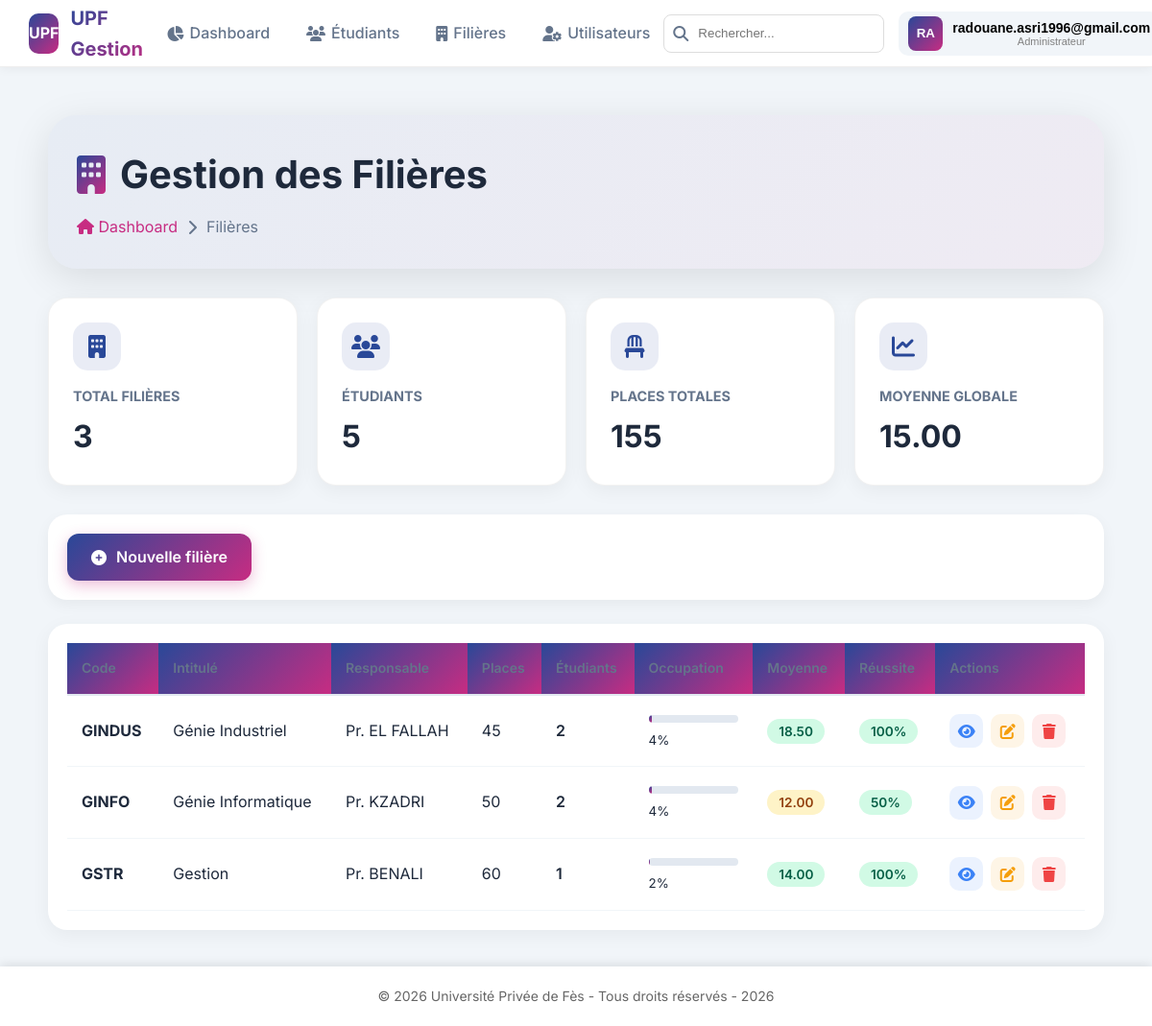
/admin/filieres/liste.php (signed in), run on the app's committed database.
### tables this page shows
CREATE TABLE `filieres` (
  `CodeF` varchar(10) NOT NULL,
  `IntituleF` varchar(100) NOT NULL,
  `responsable` varchar(100) DEFAULT NULL,
  `nbPlaces` int(11) DEFAULT NULL,
  `created_at` datetime NOT NULL
);

### admin/filieres/liste.php (the view, shortened to what this page needs)
<?php
require_once '../../includes/header.php';
$pdo = getConnexion();
$sql = "SELECT f.*,
               COUNT(e.Code) as nb_etudiants,
               AVG(e.FNote) as moyenne_filiere,
               SUM(CASE WHEN e.FNote >= 10 THEN 1 ELSE 0 END) as nb_reussite
        FROM filieres f
        LEFT JOIN etudiants e ON f.CodeF = e.Filiere
        GROUP BY f.CodeF
        ORDER BY f.CodeF";
$filieres = $pdo->query($sql)->fetchAll();
$stats = [
    'total' => count($filieres),
    'total_etudiants' => $pdo->query("SELECT COUNT(*) FROM etudiants")->fetchColumn(),
    'places_dispo' => array_sum(array_column($filieres, 'nbPlaces')),
    'moyenne_globale' => $pdo->query("SELECT AVG(FNote) FROM etudiants WHERE FNote IS NOT NULL")->fetchColumn()
];
?>
<div class="filieres-page">
    <div class="page-header">
        <h1>
            <i class="fas fa-building"></i>
            Gestion des Filières
        </h1>
        <div class="breadcrumb">
            <a href="../dashboard.php"><i class="fas fa-home"></i> Dashboard</a>
            <i class="fas fa-chevron-right"></i>
            <span>Filières</span>
        </div>
    </div>
    <div class="stats-grid">
        <div class="stat-card">
            <div class="stat-icon">
                <i class="fas fa-building"></i>
            </div>
            <div class="stat-content">
                <h3>Total filières</h3>
                <div class="stat-number"><?php echo $stats['total']; ?></div>
            </div>
        </div>
        <div class="stat-card">
            <div class="stat-icon">
                <i class="fas fa-users"></i>
            </div>
            <div class="stat-content">
                <h3>Étudiants</h3>
                <div class="stat-number"><?php echo $stats['total_etudiants']; ?></div>
            </div>
        </div>
        <div class="stat-card">
            <div class="stat-icon">
                <i class="fas fa-chair"></i>
            </div>
            <div class="stat-content">
                <h3>Places totales</h3>
                <div class="stat-number"><?php echo $stats['places_dispo'] ?: 'N/A'; ?></div>
            </div>
        </div>
        <div class="stat-card">
            <div class="stat-icon">
                <i class="fas fa-chart-line"></i>
            </div>
            <div class="stat-content">
                <h3>Moyenne globale</h3>
                <div class="stat-number"><?php echo number_format($stats['moyenne_globale'] ?? 0, 2); ?></div>
            </div>
        </div>
    </div>
    <div class="toolbar">
        <a href="ajouter.php" class="btn-add">
            <i class="fas fa-plus-circle"></i>
            Nouvelle filière
        </a>
    </div>
    <div class="table-container">
        <table class="filieres-table">
            <thead>
                <tr>
                    <th>Code</th>
                    <th>Intitulé</th>
                    <th>Responsable</th>
                    <th>Places</th>
                    <th>Étudiants</th>
                    <th>Occupation</th>
                    <th>Moyenne</th>
                    <th>Réussite</th>
                    <th>Actions</th>
                </tr>
            </thead>
            <tbody>
                <?php if (count($filieres) > 0): ?>
                    <?php foreach ($filieres as $f):
                        $pourcentage = $f['nbPlaces'] > 0 ? round(($f['nb_etudiants'] / $f['nbPlaces']) * 100) : 0;
                        $taux_reussite = $f['nb_etudiants'] > 0 ? round(($f['nb_reussite'] / $f['nb_etudiants']) * 100) : 0;
                    ?>
                        <tr>
                            <td><strong><?php echo $f['CodeF']; ?></strong></td>
                            <td><?php echo htmlspecialchars($f['IntituleF']); ?></td>
                            <td><?php echo htmlspecialchars($f['responsable'] ?? 'Non défini'); ?></td>
                            <td><?php echo $f['nbPlaces'] ?? 'N/A'; ?></td>
                            <td>
                                <span style="font-weight: 600;"><?php echo $f['nb_etudiants']; ?></span>
                            </td>
                            <td style="min-width: 120px;">
                                <div class="progress-bar">
                                    <div class="progress-fill" style="width: <?php echo $pourcentage; ?>%;"></div>
                                </div>
                                <small><?php echo $pourcentage; ?>%</small>
                            </td>
                            <td>
                                <?php if ($f['moyenne_filiere']): ?>
                                    <span class="badge <?php
                                        echo $f['moyenne_filiere'] >= 14 ? 'badge-success' :
                                            ($f['moyenne_filiere'] >= 10 ? 'badge-warning' : 'badge-danger');
                                    ?>">
                                        <?php echo number_format($f['moyenne_filiere'], 2); ?>
                                    </span>
                                <?php else: ?>
                                    <span style="color: var(--gray);">-</span>
                                <?php endif; ?>
                            </td>
                            <td>
                                <?php if ($taux_reussite > 0): ?>
                                    <span class="badge badge-success">
                                        <?php echo $taux_reussite; ?>%
                                    </span>
                                <?php else: ?>
                                    <span style="color: var(--gray);">-</span>
                                <?php endif; ?>
                            </td>
                            <td>
                                <div class="actions">
                                    <a href="voir.php?code=<?php echo $f['CodeF']; ?>" class="action-btn view" title="Voir détails">
                                        <i class="fas fa-eye"></i>
                                    </a>
                                    <a href="modifier.php?code=<?php echo $f['CodeF']; ?>" class="action-btn edit" title="Modifier">
                                        <i class="fas fa-edit"></i>
                                    </a>
                                    <a href="supprimer.php?code=<?php echo $f['CodeF']; ?>" class="action-btn delete" title="Supprimer" onclick="return confirm('Supprimer cette filière ? Les étudiants seront dissociés.')">
                                        <i class="fas fa-trash"></i>
                                    </a>
                                </div>
                            </td>
                        </tr>
                    <?php endforeach; ?>
                <?php endif; ?>
            </tbody>
        </table>
    </div>
</div>
<?php require_once '../../includes/footer.php'; ?>

### assets/style.css (style rules this page uses)
:root { --upf-blue: #294898; --upf-pink: #C72C82; --upf-gray: #f5f5f5; --white: #ffffff; --dark: #333333; --success: #28a745; --danger: #dc3545; --warning: #ffc107; --info: #17a2b8; }
* { margin: 0; padding: 0; box-sizing: border-box; }
body { font-family: 'Segoe UI', Tahoma, Geneva, Verdana, sans-serif; background: linear-gradient(135deg, var(--upf-blue) 0%, var(--upf-pink) 100%); min-height: 100vh; line-height: 1.6; }
.table-container { background: var(--white); border-radius: 10px; padding: 20px; box-shadow: 0 5px 20px rgba(0, 0, 0, 0.1); overflow-x: auto; }
table { width: 100%; border-collapse: collapse; }
th { background: linear-gradient(135deg, var(--upf-blue), var(--upf-pink)); color: white; padding: 12px; font-size: 14px; text-align: left; }
td { padding: 12px; border-bottom: 1px solid #eee; }

### includes/header.php (style rules this page uses)
:root { --upf-blue:#294898; --upf-pink:#C72C82; --gradient:linear-gradient(135deg,var(--upf-blue),var(--upf-pink)); --dark:#1e293b; --gray:#64748b; --light:#f8fafc; --danger:#ef4444; --header-height:70px; }
* { margin:0; padding:0; box-sizing:border-box; }
body { font-family:'Inter',sans-serif; background:#f1f5f9; color:var(--dark); }

### data on the page
filieres: CodeF "GINDUS", IntituleF "Génie Industriel", responsable "Pr. EL FALLAH", nbPlaces "45", nb_etudiants "2", pourcentage "4", moyenne_filiere "18.50", taux_reussite "100"
filieres: CodeF "GINFO", IntituleF "Génie Informatique", responsable "Pr. KZADRI", nbPlaces "50", nb_etudiants "2", pourcentage "4", moyenne_filiere "12.00", taux_reussite "50"
filieres: CodeF "GSTR", IntituleF "Gestion", responsable "Pr. BENALI", nbPlaces "60", nb_etudiants "1", pourcentage "2", moyenne_filiere "14.00", taux_reussite "100"

### other printed values
$initiales "RA"
$user_login "radouane.asri1996@gmail.com"
$stats['total'] "3"
$stats['total_etudiants'] "5"
$stats['places_dispo'] ?: 'N/A' "155"
$stats['moyenne_globale'] "15.00"
